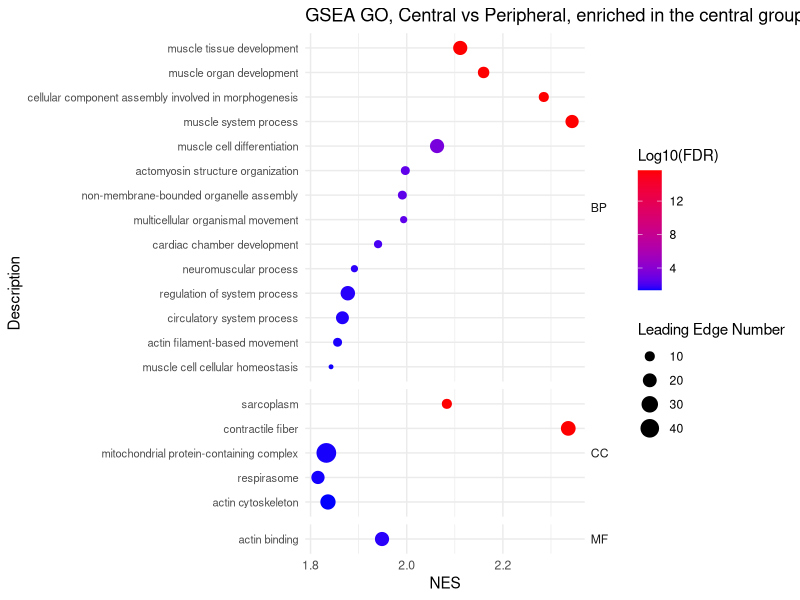
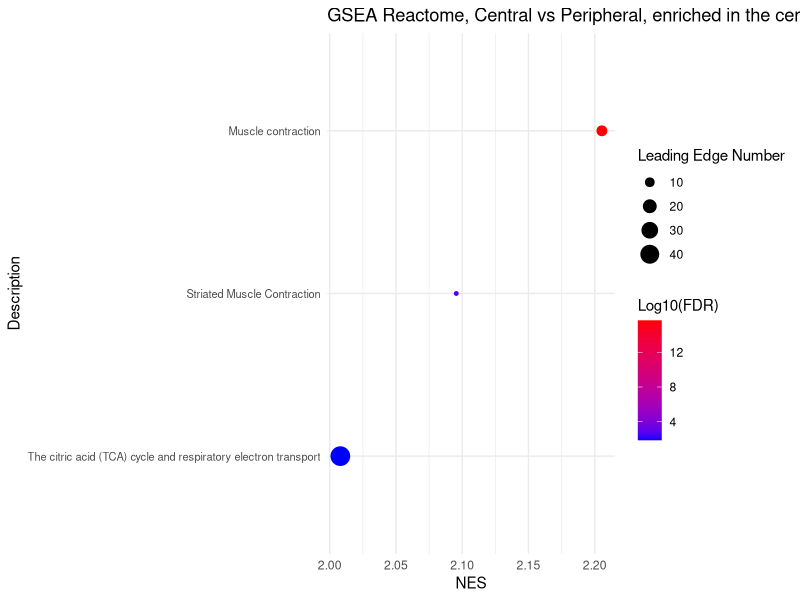
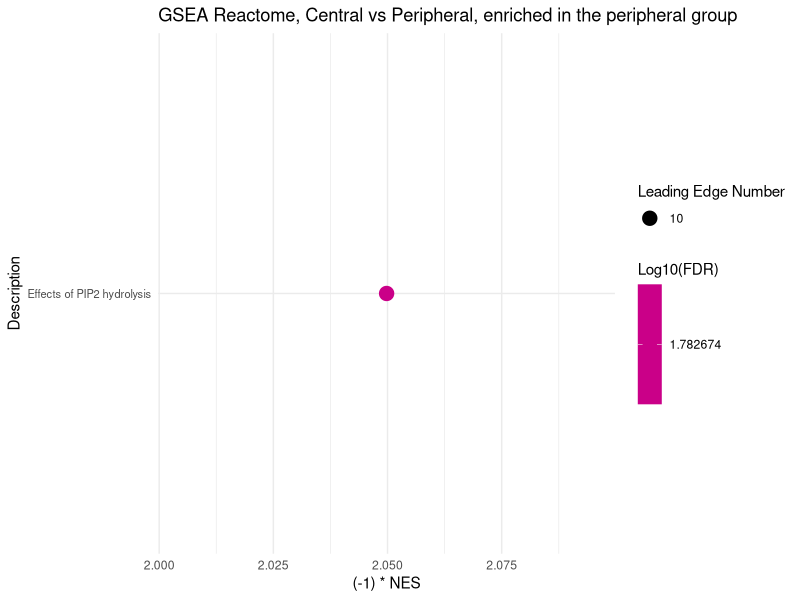
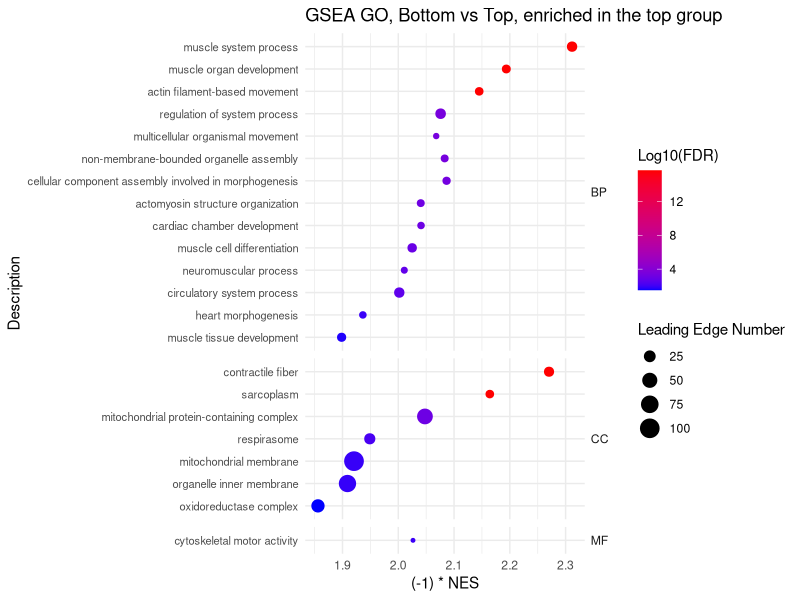
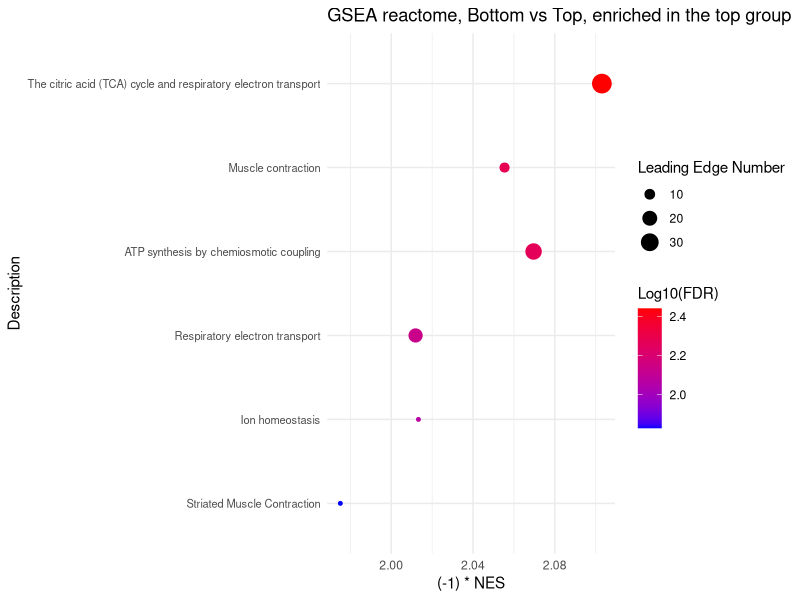
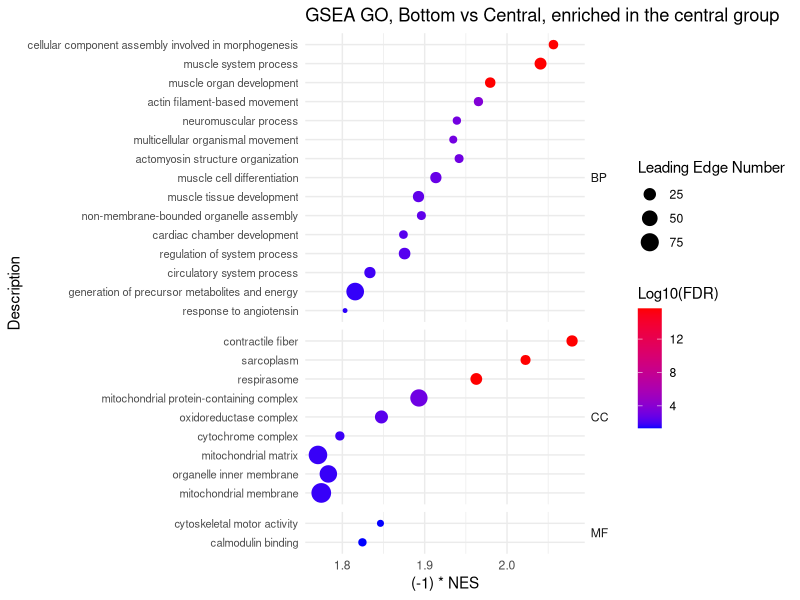
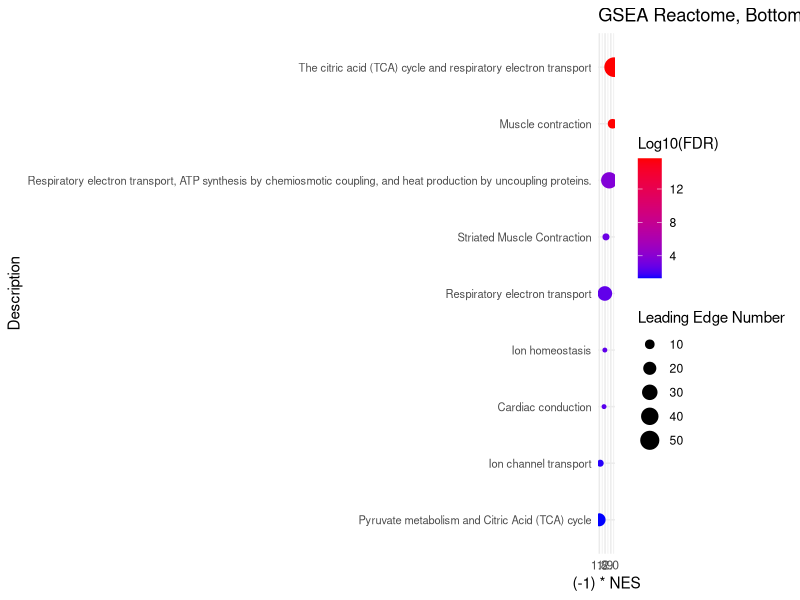
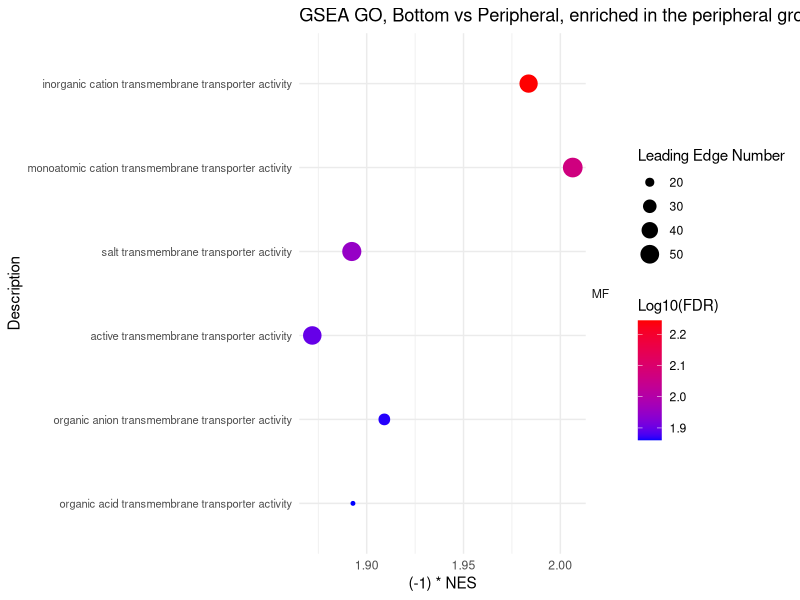

These figures' R source, in order:
# Load required packages.
library(readxl)
library(rio)
library(dplyr)
library(ggplot2)
library(ggrepel)


# Visualize precomputed GSEA results for regional comparisons.
# Plot objects retain their identifiers; p13 is displayed before p12.
# This script plots supplied results; it does not run enrichment analysis.


# Set the working directory to this script's folder in RStudio.
setwd(dirname(rstudioapi::getSourceEditorContext()$path))

# 4 MAIN FIGURES; 1 FIGURE, P3, MENTION IN THE TEXT
# Plot 1: GSEA GO, Central vs Peripheral, enriched in the central group.
up <- read_excel("GSEA_summary_central_vs_peripheral.xlsx",
  sheet = "GO"
)

# Sort terms and preserve the resulting y-axis order (bottom to top).
up <- up %>%
  dplyr::group_by(GO) %>%
  dplyr::arrange(`Log10(FDR)`, .by_group = TRUE) %>%
  dplyr::ungroup() %>%
  dplyr::mutate(Description = factor(Description, levels = unique(Description)))

# Preserve the original NES direction and plot aesthetics.
p1 <- ggplot(up, aes(x = NES, y = Description, color = `Log10(FDR)`, size = `Leading Edge Number`)) +
  geom_point() +
  scale_colour_gradient(
    low = "blue", high = "red",
    space = "Lab", na.value = "grey50", guide = "colourbar",
    aesthetics = "colour"
  ) +
  ggtitle("GSEA GO, Central vs Peripheral, enriched in the central group") +
  facet_grid(GO ~ ., scales = "free_y", space = "free_y") +
  theme_minimal() +
  theme(
    axis.text.y = element_text(size = 8),
    strip.text.y = element_text(angle = 0, hjust = 0)
  )
# Make Figure 6d
print(p1)


# Plot 2: GSEA Reactome, Central vs Peripheral, enriched in the central group.
up <- read_excel("GSEA_summary_central_vs_peripheral.xlsx",
  sheet = "Reactome central"
)

# Sort terms and preserve the resulting y-axis order (bottom to top).
up <- up %>%
  dplyr::arrange((abs(`Log10(FDR)`))) %>%
  dplyr::mutate(Description = factor(Description, levels = unique(Description)))

# Preserve the original NES direction and plot aesthetics.
p2 <- ggplot(up, aes(x = NES, y = Description, color = `Log10(FDR)`, size = `Leading Edge Number`)) +
  geom_point() +
  scale_colour_gradient(
    low = "blue", high = "red",
    space = "Lab", na.value = "grey50", guide = "colourbar",
    aesthetics = "colour"
  ) +
  ggtitle("GSEA Reactome, Central vs Peripheral, enriched in the central group") +
  theme_minimal() +
  theme(axis.text.y = element_text(size = 8))

# Make Figure 6e
print(p2)


# Plot 3: GSEA Reactome, Central vs Peripheral, enriched in the peripheral group.
down <- read_excel("GSEA_summary_central_vs_peripheral.xlsx",
  sheet = "Reactome peripheral"
)

# Sort terms and preserve the resulting y-axis order (bottom to top).
down <- down %>%
  dplyr::arrange((abs(`Log10(FDR)`))) %>%
  dplyr::mutate(Description = factor(Description, levels = unique(Description)))

# Preserve the original NES direction and plot aesthetics.
p3 <- ggplot(down, aes(x = (-1) * NES, y = Description, color = `Log10(FDR)`, size = `Leading Edge Number`)) +
  geom_point() +
  scale_colour_gradient(
    low = "blue", high = "red",
    space = "Lab", na.value = "grey50", guide = "colourbar",
    aesthetics = "colour"
  ) +
  ggtitle("GSEA Reactome, Central vs Peripheral, enriched in the peripheral group") +
  theme_minimal() +
  theme(axis.text.y = element_text(size = 8))

# mention in the main text, only one item
print(p3)


# Plot 4: GSEA GO, bottom vs top, enriched in the top group.
down <- read_excel("GSEA_summary_bottom_vs_top.xlsx",
  sheet = "GO"
)

# Sort terms and preserve the resulting y-axis order (bottom to top).
down <- down %>%
  dplyr::group_by(GO) %>%
  dplyr::arrange(`Log10(FDR)`, .by_group = TRUE) %>%
  dplyr::ungroup() %>%
  dplyr::mutate(Description = factor(Description, levels = unique(Description)))

# Preserve the original NES direction and plot aesthetics.
p4 <- ggplot(down, aes(x = (-1) * NES, y = Description, color = `Log10(FDR)`, size = `Leading Edge Number`)) +
  geom_point() +
  scale_colour_gradient(
    low = "blue", high = "red",
    space = "Lab", na.value = "grey50", guide = "colourbar",
    aesthetics = "colour"
  ) +
  ggtitle("GSEA GO, Bottom vs Top, enriched in the top group") +
  facet_grid(GO ~ ., scales = "free_y", space = "free_y") +
  theme_minimal() +
  theme(
    axis.text.y = element_text(size = 8),
    strip.text.y = element_text(angle = 0, hjust = 0)
  )

# Make Figure 6f
print(p4)

# 9 SUPPLEMEANTRY FIGURES
# Plot 5: GSEA reactome, bottom vs top, enriched in the top group.
down <- read_excel("GSEA_summary_bottom_vs_top.xlsx",
  sheet = "Reactome"
)

# Retain the original manual display-label edit for the third input row.
# Original pathway name is too long: Respiratory electron transport, ATP synthesis by chemiosmotic coupling, and heat production by uncoupling proteins
down$Description[3] <- "ATP synthesis by chemiosmotic coupling"

# Sort terms and preserve the resulting y-axis order (bottom to top).
down <- down %>%
  dplyr::arrange((abs(`Log10(FDR)`))) %>%
  dplyr::mutate(Description = factor(Description, levels = unique(Description)))

# Preserve the original NES direction and plot aesthetics.
p5 <- ggplot(down, aes(x = (-1) * NES, y = Description, color = `Log10(FDR)`, size = `Leading Edge Number`)) +
  geom_point() +
  scale_colour_gradient(
    low = "blue", high = "red",
    space = "Lab", na.value = "grey50", guide = "colourbar",
    aesthetics = "colour"
  ) +
  ggtitle("GSEA reactome, Bottom vs Top, enriched in the top group") +
  theme_minimal() +
  theme(axis.text.y = element_text(size = 8))

# Make Figure 6g
print(p5)


# Plot 6: GSEA GO, Bottom vs Central, enriched in the central group.
up <- read_excel("Supplementary_table_region_vs_reigon_single_factor_GSEA.xlsx", sheet = "GO bottom vs central")

# Sort terms and preserve the resulting y-axis order (bottom to top).
up <- up %>%
  dplyr::group_by(GO) %>%
  dplyr::arrange(`Log10(FDR)`, .by_group = TRUE) %>%
  dplyr::ungroup() %>%
  dplyr::mutate(Description = factor(Description, levels = unique(Description)))

# Preserve the original NES direction and plot aesthetics.
p6 <- ggplot(up, aes(x = (-1) * NES, y = Description, color = `Log10(FDR)`, size = `Leading Edge Number`)) +
  geom_point() +
  scale_colour_gradient(
    low = "blue", high = "red",
    space = "Lab", na.value = "grey50", guide = "colourbar",
    aesthetics = "colour"
  ) +
  ggtitle("GSEA GO, Bottom vs Central, enriched in the central group") +
  facet_grid(GO ~ ., scales = "free_y", space = "free_y") +
  theme_minimal() +
  theme(
    axis.text.y = element_text(size = 8),
    strip.text.y = element_text(angle = 0, hjust = 0)
  )

# Make Figure S14a
print(p6)


# Plot 7: GSEA Reactome, Bottom vs Central, enriched in the central group.
up <- read_excel("Supplementary_table_region_vs_reigon_single_factor_GSEA.xlsx", sheet = "Reactome bottom vs central")

# Sort terms and preserve the resulting y-axis order (bottom to top).
up <- up %>%
  dplyr::arrange((abs(`Log10(FDR)`))) %>%
  dplyr::mutate(Description = factor(Description, levels = unique(Description)))

# Preserve the original NES direction and plot aesthetics.
p7 <- ggplot(up, aes(x = (-1) * NES, y = Description, color = `Log10(FDR)`, size = `Leading Edge Number`)) +
  geom_point() +
  scale_colour_gradient(
    low = "blue", high = "red",
    space = "Lab", na.value = "grey50", guide = "colourbar",
    aesthetics = "colour"
  ) +
  ggtitle("GSEA Reactome, Bottom vs Central, enriched in the central group") +
  theme_minimal() +
  theme(axis.text.y = element_text(size = 8))

# Make Figure S14b
print(p7)


# Plot 8: GSEA GO, Bottom vs Peripheral, enriched in the peripheral group.
up <- read_excel("Supplementary_table_region_vs_reigon_single_factor_GSEA.xlsx", sheet = "GO bottom vs peri")

# Sort terms and preserve the resulting y-axis order (bottom to top).
up <- up %>%
  dplyr::group_by(GO) %>%
  dplyr::arrange(`Log10(FDR)`, .by_group = TRUE) %>%
  dplyr::ungroup() %>%
  dplyr::mutate(Description = factor(Description, levels = unique(Description)))

# Preserve the original NES direction and plot aesthetics.
p8 <- ggplot(up, aes(x = (-1) * NES, y = Description, color = `Log10(FDR)`, size = `Leading Edge Number`)) +
  geom_point() +
  scale_colour_gradient(
    low = "blue", high = "red",
    space = "Lab", na.value = "grey50", guide = "colourbar",
    aesthetics = "colour"
  ) +
  ggtitle("GSEA GO, Bottom vs Peripheral, enriched in the peripheral group") +
  facet_grid(GO ~ ., scales = "free_y", space = "free_y") +
  theme_minimal() +
  theme(
    axis.text.y = element_text(size = 8),
    strip.text.y = element_text(angle = 0, hjust = 0)
  )

# Make Figure S14c
print(p8)


# Plot 9: GSEA GO, Central vs Top, enriched in the central group.
up <- read_excel("Supplementary_table_region_vs_reigon_single_factor_GSEA.xlsx", sheet = "GO central vs top")

# Sort terms and preserve the resulting y-axis order (bottom to top).
up <- up %>%
  dplyr::group_by(GO) %>%
  dplyr::arrange(`Log10(FDR)`, .by_group = TRUE) %>%
  dplyr::ungroup() %>%
  dplyr::mutate(Description = factor(Description, levels = unique(Description)))

# Preserve the original NES direction and plot aesthetics.
p9 <- ggplot(up, aes(x = NES, y = Description, color = `Log10(FDR)`, size = `Leading Edge Number`)) +
  geom_point() +
  scale_colour_gradient(
    low = "blue", high = "red",
    space = "Lab", na.value = "grey50", guide = "colourbar",
    aesthetics = "colour"
  ) +
  ggtitle("GSEA GO, Central vs Top, enriched in the central group") +
  facet_grid(GO ~ ., scales = "free_y", space = "free_y") +
  theme_minimal() +
  theme(
    axis.text.y = element_text(size = 8),
    strip.text.y = element_text(angle = 0, hjust = 0)
  )

# Make Figure S14d
print(p9)


# Plot 10: GSEA Reactome, Central vs Top, enriched in the central group.
up <- read_excel("Supplementary_table_region_vs_reigon_single_factor_GSEA.xlsx", sheet = "Reactome central vs top")

# Sort terms and preserve the resulting y-axis order (bottom to top).
up <- up %>%
  dplyr::arrange((abs(`Log10(FDR)`))) %>%
  dplyr::mutate(Description = factor(Description, levels = unique(Description)))

# Preserve the original NES direction and plot aesthetics.
p10 <- ggplot(up, aes(x = NES, y = Description, color = `Log10(FDR)`, size = `Leading Edge Number`)) +
  geom_point() +
  scale_colour_gradient(
    low = "blue", high = "red",
    space = "Lab", na.value = "grey50", guide = "colourbar",
    aesthetics = "colour"
  ) +
  ggtitle("GSEA Reactome, Central vs Top, enriched in the central group") +
  theme_minimal() +
  theme(axis.text.y = element_text(size = 8))

# Make Figure S14e
print(p10)


# Plot 11: GSEA Reactome, Central vs Top, enriched in the top group.
up <- read_excel("Supplementary_table_region_vs_reigon_single_factor_GSEA.xlsx",
  sheet = "Reactome top vs central"
)

# Sort terms and preserve the resulting y-axis order (bottom to top).
up <- up %>%
  dplyr::arrange((abs(`Log10(FDR)`))) %>%
  dplyr::mutate(Description = factor(Description, levels = unique(Description)))

# Preserve the original NES direction and plot aesthetics.
p11 <- ggplot(up, aes(x = (-1) * NES, y = Description, color = `Log10(FDR)`, size = `Leading Edge Number`)) +
  geom_point() +
  scale_colour_gradient(
    low = "blue", high = "red",
    space = "Lab", na.value = "grey50", guide = "colourbar",
    aesthetics = "colour"
  ) +
  ggtitle("GSEA Reactome, Central vs Top, enriched in the top group") +
  theme_minimal() +
  theme(axis.text.y = element_text(size = 8))

# Make Figure S14f
print(p11)


# Plot 13: GSEA GO, Peripheral vs Top, enriched in the peripheral group.
up <- read_excel("Supplementary_table_region_vs_reigon_single_factor_GSEA.xlsx",
  sheet = "GO peri vs top"
)

# Sort terms and preserve the resulting y-axis order (bottom to top).
up <- up %>%
  dplyr::group_by(GO) %>%
  dplyr::arrange(`Log10(FDR)`, .by_group = TRUE) %>%
  dplyr::ungroup() %>%
  dplyr::mutate(Description = factor(Description, levels = unique(Description)))

# Preserve the original NES direction and plot aesthetics.
p12 <- ggplot(up, aes(x = (-1) * NES, y = Description, color = `Log10(FDR)`, size = `Leading Edge Number`)) +
  geom_point() +
  scale_colour_gradient(
    low = "blue", high = "red",
    space = "Lab", na.value = "grey50", guide = "colourbar",
    aesthetics = "colour"
  ) +
  ggtitle("GSEA GO, Peripheral vs Top, enriched in the peripheral group") +
  facet_grid(GO ~ ., scales = "free_y", space = "free_y") +
  theme_minimal() +
  theme(
    axis.text.y = element_text(size = 8),
    strip.text.y = element_text(angle = 0, hjust = 0)
  )

# Make Figure S14g
print(p12)


# Plot 12: GSEA GO, Peripheral vs Top, enriched in the top group.
up <- read_excel("Supplementary_table_region_vs_reigon_single_factor_GSEA.xlsx",
  sheet = "GO top vs peri"
)

# Sort terms and preserve the resulting y-axis order (bottom to top).
up <- up %>%
  dplyr::group_by(GO) %>%
  dplyr::arrange(`Log10(FDR)`, .by_group = TRUE) %>%
  dplyr::ungroup() %>%
  dplyr::mutate(Description = factor(Description, levels = unique(Description)))

# Preserve the original NES direction and plot aesthetics.
p13 <- ggplot(up, aes(x = (-1) * NES, y = Description, color = `Log10(FDR)`, size = `Leading Edge Number`)) +
  geom_point() +
  scale_colour_gradient(
    low = "blue", high = "red",
    space = "Lab", na.value = "grey50", guide = "colourbar",
    aesthetics = "colour"
  ) +
  ggtitle("GSEA GO, Peripheral vs Top, enriched in the top group") +
  facet_grid(GO ~ ., scales = "free_y", space = "free_y") +
  theme_minimal() +
  theme(
    axis.text.y = element_text(size = 8),
    strip.text.y = element_text(angle = 0, hjust = 0)
  )

# Make Figure S14h
print(p13)


# Plot 14: GSEA Reactome, Peripheral vs Top, enriched in the top group.
up <- read_excel("Supplementary_table_region_vs_reigon_single_factor_GSEA.xlsx",
  sheet = "Reactome peri vs top"
)

# Sort terms and preserve the resulting y-axis order (bottom to top).
up <- up %>%
  dplyr::arrange((abs(`Log10(FDR)`))) %>%
  dplyr::mutate(Description = factor(Description, levels = unique(Description)))

# Preserve the original NES direction and plot aesthetics.
p14 <- ggplot(up, aes(x = (-1) * NES, y = Description, color = `Log10(FDR)`, size = `Leading Edge Number`)) +
  geom_point() +
  scale_colour_gradient(
    low = "blue", high = "red",
    space = "Lab", na.value = "grey50", guide = "colourbar",
    aesthetics = "colour"
  ) +
  ggtitle("GSEA Reactome, Peripheral vs Top, enriched in the top group") +
  theme_minimal() +
  theme(axis.text.y = element_text(size = 8))

# Make Figure S14i
print(p14)


# Export all 14 plots to a single PDF, with one plot per page.
# Wider pages provide space for pathway descriptions and plot legends.
region_plots <- list(p1, p2, p3, p4, p5, p6, p7, p8, p9, p10, p11, p13, p12, p14)

pdf("GSEA_region_vs_region_single_factor.pdf", width = 14, height = 8.5)
for (region_plot in region_plots) {
  print(region_plot)
}
dev.off()
